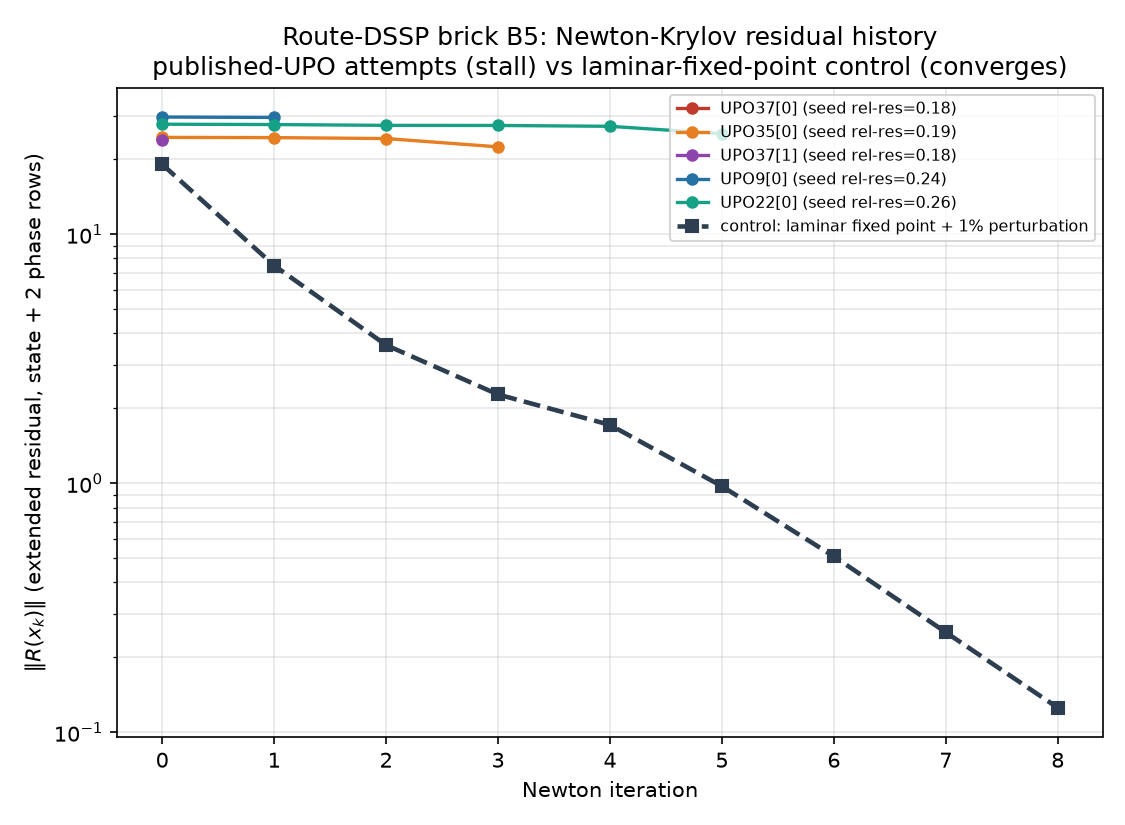

The Python source for this figure:
"""Route-DSSP-B5 (leg 353) -- EVIDENCE + FIGURE.

Reads writeup/data/p2_route_dsspb5_v1.json (produced by
experiments/p2_route_dsspb5_v1.py). Plots the Newton-Krylov residual history
for every recurrence-seeded attempt at a published UPO (all 5 stall within a
handful of iterations, none within two orders of magnitude of tol=1e-8)
against the laminar-fixed-point CONTROL run of the identical Newton-Krylov +
phase-condition code (99.3% monotone reduction from a seed 0.01*||w_lam||
away from an exact solution) -- the two curve families sitting on opposite
sides of the plot is the leg's central evidence that the extraction layer
itself is not broken (the control converges cleanly) while the recurrence-
search seeds it can afford within this leg's DNS budget are outside the
method's local basin (the real attempts do not converge at all).

Warranted as a NEW measurement (no prior leg ever ran Newton-Krylov on 2D
Kolmogorov flow) -- not a replot of an already-banked number.

Nothing is recomputed here; the script only asserts the banked JSON supports
the claims made about it, same discipline fig89/fig91/fig92's evidence
scripts use.

python3 writeup/figures/fig94_route_dsspb5_v1_stall.py
"""
import json
import os

import matplotlib
matplotlib.use("Agg")
import matplotlib.pyplot as plt  # noqa: E402

HERE = os.path.dirname(os.path.abspath(__file__))
ROOT = os.path.dirname(os.path.dirname(HERE))
DATA = os.path.join(ROOT, "writeup", "data", "p2_route_dsspb5_v1.json")
FIG = os.path.join(HERE, "fig94_route_dsspb5_v1_stall.png")

CHECKS = []


def check(name, ok, detail):
    CHECKS.append((name, "PASS" if ok else "FAIL", detail))


def main():
    with open(DATA) as fh:
        d = json.load(fh)

    attempts = d["newton_attempts"]
    control = d["laminar_control"]

    check("5 Newton attempts at published UPOs were run",
          len(attempts) == 5, f"n={len(attempts)}")
    check("none of the 5 attempts converged",
          all(not a["success"] for a in attempts),
          [a["reason"] for a in attempts])
    check("the laminar control DID reduce residual monotonically",
          control["monotone_decrease"] is True, control["monotone_decrease"])
    check("the control's fractional reduction is >>90%% while every real "
          "attempt's best final residual stays >20 (no comparable drop)",
          control["fractional_reduction"] > 0.9
          and all(a["residual_history"][-1] > 20.0 for a in attempts),
          dict(control_reduction=control["fractional_reduction"],
               attempt_finals=[a["residual_history"][-1] for a in attempts]))
    check("gate answer recorded in the JSON is 'no converged orbit'",
          d["any_converged"] is False, d["any_converged"])

    fig, ax = plt.subplots(figsize=(7.5, 5.5))
    colors = ["#c0392b", "#e67e22", "#8e44ad", "#2471a3", "#16a085"]
    for a, c in zip(attempts, colors):
        hist = a["residual_history"]
        label = f"{a['target']}[{a['candidate_index']}] (seed rel-res={a['seed_residual']:.2f})"
        ax.plot(range(len(hist)), hist, "o-", color=c, linewidth=1.6,
                markersize=5, label=label)
    ax.plot(range(len(control["residual_history"])), control["residual_history"],
            "s--", color="#2c3e50", linewidth=2.2, markersize=6,
            label="control: laminar fixed point + 1% perturbation")
    ax.set_yscale("log")
    ax.set_xlabel("Newton iteration")
    ax.set_ylabel(r"$\|R(x_k)\|$ (extended residual, state + 2 phase rows)")
    ax.set_title("Route-DSSP brick B5: Newton-Krylov residual history\n"
                  "published-UPO attempts (stall) vs laminar-fixed-point control (converges)")
    ax.legend(loc="upper right", fontsize=7.5)
    ax.grid(True, which="both", alpha=0.3)
    fig.tight_layout()
    fig.savefig(FIG, dpi=150)

    n_pass = sum(1 for _, r, _ in CHECKS if r == "PASS")
    for name, res, detail in CHECKS:
        print(f"{res} {name} :: {detail}")
    print(f"\n{n_pass}/{len(CHECKS)} checks pass -> {FIG}")
    return 0 if n_pass == len(CHECKS) else 1


if __name__ == "__main__":
    raise SystemExit(main())
